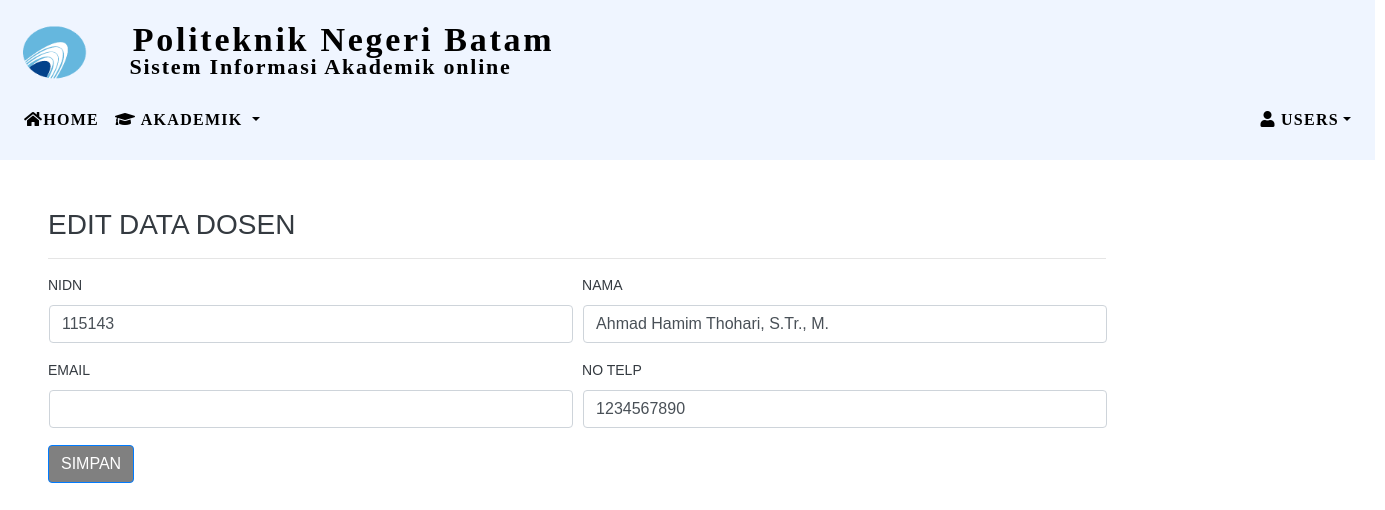
/SID/user/edit_dosen.php?nidn=115143 (signed in), run on the app's committed database.
### tables this page shows
CREATE TABLE `dosen` (
  `nidn` bigint(50) NOT NULL,
  `nama` varchar(30) NOT NULL,
  `email` varchar(50) NOT NULL,
  `notelp` bigint(50) NOT NULL,
  `role` varchar(30) NOT NULL
);

### SID/user/edit_dosen.php (the view, shortened to what this page needs)
<head>
    <link rel="stylesheet" href="https://maxcdn.bootstrapcdn.com/bootstrap/4.5.2/css/bootstrap.min.css">
    <link rel="stylesheet" href="stylecss.css">
    <link rel="stylesheet" href="https://use.fontawesome.com/releases/v5.7.0/css/all.css">
</head>
<body>
    <navbar>
        <div class="navbar nav navbar-fixed-top navbar-inverse">
            <h0 class="header_title">Politeknik Negeri Batam</h0>
            <h5 class="header_body">Sistem Informasi Akademik online</h5>
            <img width="100px" height="100px" alt="" class="header_icon" src="logo.png">
        </div>
    </navbar>
    <nav class="navbar navbar-expand-sm">
        <ul class="navbar-nav">
            <li class="nav-item">
                <a class="nav-link" href="dash.php"><span class="fas fa-home"></span>HOME</a>
            </li>
            <li class="nav-item dropdown">
                <a class="nav-link dropdown-toggle" href="#" id="navbardrop" data-toggle="dropdown"><span class="fas fa-graduation-cap"></span>
                    AKADEMIK
                </a>
            </li>
        </ul>
        <div class="collapse navbar-collapse justify-content-end" id="navbarNavDropdown">
            <ul class="navbar-nav">
                <li class="nav-item dropdown">
                    <a class="nav-link dropdown-toggle" href="#" id="navbardrop" data-toggle="dropdown"><span class="fas fa-user"></span> USERS</a>
                </li>
            </ul>
        </div>
    </nav>
    <div class="col-md-10 p-5 pt-2 text-dark">
        <h3>EDIT DATA DOSEN</h3>
        <hr>
        <?php
        include 'koneksi.php';
        $ambil = mysqli_query($koneksi, "select * from dosen where nidn='$_GET[nidn]' ");
        $pecah = mysqli_fetch_assoc($ambil);
        ?>
        <form enctype="multipart/form-data" method="post">
            <div class="form-row">
                <div class="form-group col-md-6">
                    <label>NIDN</label>
                    <input type="text" name="nidn" class="form-control" id="nidn" value="<?php echo $pecah['nidn']; ?>">
                </div>
                <div class="form-group col-md-6">
                    <label>NAMA</label>
                    <input type="text" name="nama" class="form-control" id="nama" value="<?php echo $pecah['nama']; ?>">
                </div>
            </div>
            <div class="form-row">
                <div class="form-group col-md-6">
                    <label>EMAIL</label>
                    <input type="text" name="email" class="form-control" id="email" value="<?php echo $pecah['email']; ?>">
                </div>
                <div class="form-group col-md-6">
                    <label>NO TELP</label>
                    <input type="text" name="notelp" class="form-control" id="notelp" value="<?php echo $pecah['notelp']; ?>">
                </div>
            </div>
            <button name="submit" type="submit" class="btn btn-primary" style="background-color: grey">SIMPAN</button>
        </form>
    </div>
</body>

### SID/user/stylecss.css (style rules this page uses)
body { background-color: #ecf3fd; }
*, *::before, *::after { box-sizing: inherit; }
body { background-color: var(--bodyBackgroundColor); font-family: var(--bodyFontFamily), var(--bodyFontFamilyFallback); font-size: var(--bodyFontSize); font-weight: var(--bodyFontWeight); line-height: var(--bodyLineHeight); margin: 0; min-block-size: 100vh; }
a { color: var(--anchorColor); text-decoration: none; transition: color 0.3s; }
input { appearance: none; border: black; font: inherit; margin: 1; outline: black; padding: 1; }
.navbar { background-color: #EFF5FF; font-family: Montserrat; font-style: normal; font-weight: 800; font-size: 16px; line-height: 30px; text-align: center; letter-spacing: 0.08em; color: #000; width: 1375px; height: 80px; }
.header_title { width: 655px; height: 38px; font-family: Montserrat; font-style: normal; font-weight: 800; font-size: 34px; line-height: 37px; text-align: center; letter-spacing: 0.08em; color: #000; }
.header_body { position: absolute; width: 717px; height: 28px; left: -38px; top: 48px; font-family: Montserrat; font-style: normal; font-weight: bold; font-size: 22px; line-height: 37px; text-align: center; letter-spacing: 0.08em; color: #000; }
.header_icon { position: absolute; width: 67px; height: 55px; left: 20px; top: 25px; }
h5 { font-family: Montserrat; font-style: bold; }

### data on the page
dosen: nidn "115143", nama "Ahmad Hamim Thohari, S.Tr., M.", notelp "1234567890"
